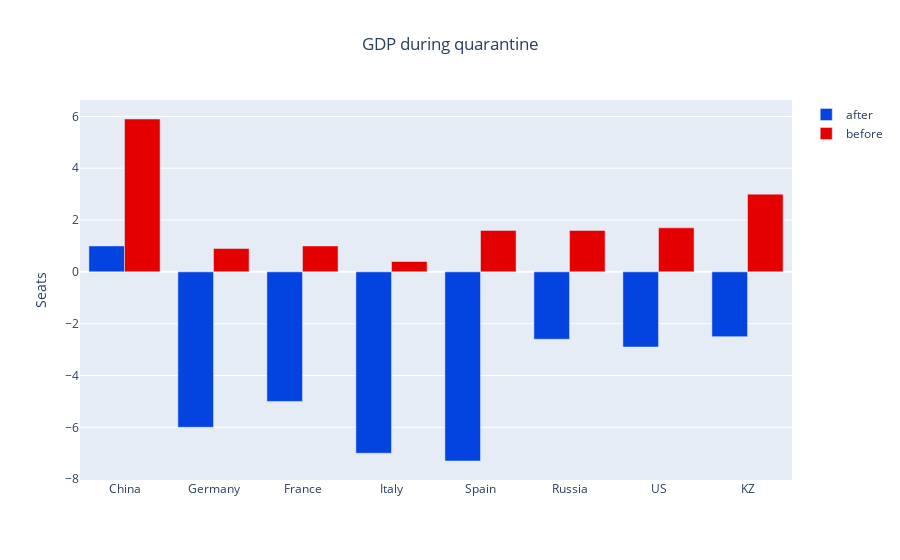

Notebook cell for this chart:
### Code cell
import plotly.graph_objects as go
countries = dataset3['Country']
x = list(range(len(countries)))
# Specify the plots
bar_plots = [
        go.Bar(x=x, y=dataset3['after'], name='after', marker=go.bar.Marker(color='#0343df')),
        go.Bar(x=x, y=dataset3['before'], name='before', marker=go.bar.Marker(color='#e50000')),
]

    # Customise some display properties
layout = go.Layout(
        title=go.layout.Title(text="GDP during quarantine", x=0.5),
        yaxis_title="Seats",
        xaxis_tickmode="array",
        xaxis_tickvals=list(range(27)),
        xaxis_ticktext=tuple(dataset3['Country'].values),
)

    # Make the multi-bar plot
fig = go.Figure(data=bar_plots, layout=layout)

    # Tell Plotly to render it
fig.show()

### Figure 1 — Plotly figure (JSON) as saved in the notebook; plotly's stock layout.template omitted (floating-point values rounded to 4 significant figures)
{"data": [{"marker": {"color": "#0343df"}, "name": "after", "type": "bar", "x": [0, 1, 2, 3, 4, 5, 6, 7], "y": [1, -6, -5, -7, -7.3, -2.6, -2.9, -2.5]}, {"marker": {"color": "#e50000"}, "name": "before", "type": "bar", "x": [0, 1, 2, 3, 4, 5, 6, 7], "y": [5.9, 0.9, 1, 0.4, 1.6, 1.6, 1.7, 3]}], "layout": {"title": {"text": "GDP during quarantine", "x": 0.5}, "xaxis": {"tickmode": "array", "ticktext": ["China", "Germany", "France", "Italy", "Spain", "Russia", "US", "KZ"], "tickvals": [0, 1, 2, 3, 4, 5, 6, 7, 8, 9, 10, 11, 12, 13, 14, 15, 16, 17, 18, 19, 20, 21, 22, 23, 24, 25, 26]}, "yaxis": {"title": {"text": "Seats"}}}}
